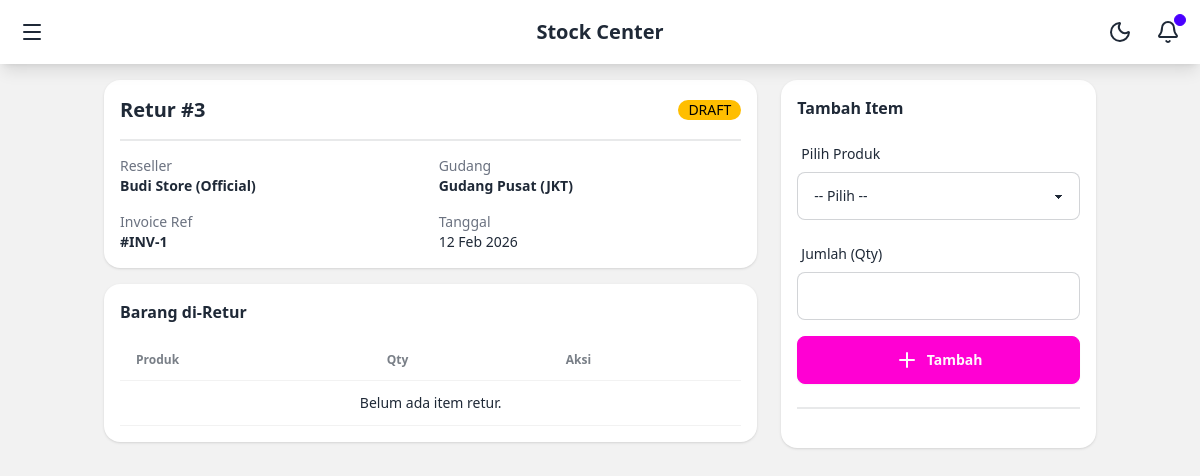
Screenshot of /returns/3/ (signed in) with the database file from the repository.
### core/models.py (models this page shows, shortened)
class ReturnHeader(models.Model):
    STATUS_CHOICES = [
        ('DRAFT', 'Draft'),
        ('FINAL', 'Final'),
    ]
    reseller = models.ForeignKey(Reseller, on_delete=models.CASCADE)
    warehouse = models.ForeignKey(Warehouse, on_delete=models.CASCADE)
    invoice = models.ForeignKey(Invoice, on_delete=models.CASCADE)
    status = models.CharField(max_length=10, choices=STATUS_CHOICES, default='DRAFT')
    created_at = models.DateTimeField(auto_now_add=True)

class Reseller(models.Model):
    user = models.OneToOneField(User, on_delete=models.SET_NULL, null=True, blank=True, related_name='reseller_profile')
    name = models.CharField(max_length=255)
    phone = models.CharField(max_length=20)
    address = models.TextField()
    credit_limit = models.DecimalField(max_digits=12, decimal_places=2, default=0)
    current_balance = models.DecimalField(max_digits=12, decimal_places=2, default=0)

class Warehouse(models.Model):
    name = models.CharField(max_length=255)
    location = models.CharField(max_length=255)
    is_active = models.BooleanField(default=True)

class Invoice(models.Model):
    STATUS_CHOICES = [
        ('UNPAID', 'Unpaid'),
        ('PARTIAL', 'Partially Paid'),
        ('PAID', 'Paid'),
    ]
    reseller = models.ForeignKey(Reseller, on_delete=models.CASCADE)
    transaction = models.ForeignKey(Transaction, on_delete=models.CASCADE)
    total_amount = models.DecimalField(max_digits=12, decimal_places=2)
    paid_amount = models.DecimalField(max_digits=12, decimal_places=2, default=0)
    status = models.CharField(max_length=10, choices=STATUS_CHOICES, default='UNPAID')
    created_at = models.DateTimeField(auto_now_add=True)

### core/views.py (the view, shortened to what this page needs)
# urls.py: path('returns/<int:pk>/', views.ReturnDetailView.as_view(), name='return_detail'),
@method_decorator(login_required, name='dispatch')
class ReturnDetailView(DetailView):
    model = ReturnHeader
    template_name = 'return/detail.html'
    context_object_name = 'return_header'
    def get_queryset(self):
        queryset = super().get_queryset()
        if hasattr(self.request.user, 'reseller_profile'):
            queryset = queryset.filter(reseller=self.request.user.reseller_profile)
        return queryset
    def get_context_data(self, **kwargs):
        context = super().get_context_data(**kwargs)
        context['variants'] = Variant.objects.all() # For dropdown
        return context

### templates/return/detail.html (shortened to what this page needs)
{% extends 'base.html' %}
{% block content %}
<div class="grid grid-cols-1 lg:grid-cols-3 gap-6">
    <div class="lg:col-span-2">
        <div class="bg-base-100 shadow rounded-box p-4 mb-4">
            <div class="flex justify-between items-center">
                <h2 class="text-xl font-bold">Retur #{{ return_header.id }}</h2>
                <div class="badge {% if return_header.status == 'FINAL' %}badge-success{% else %}badge-warning{% endif %}">
                    {{ return_header.status }}
                </div>
            </div>
            <div class="divider my-2"></div>
            <div class="grid grid-cols-2 gap-4 text-sm">
                <div>
                    <span class="block text-gray-500">Reseller</span>
                    <span class="font-semibold">{{ return_header.reseller.name }}</span>
                </div>
                <div>
                    <span class="block text-gray-500">Gudang</span>
                    <span class="font-semibold">{{ return_header.warehouse.name }}</span>
                </div>
                <div>
                    <span class="block text-gray-500">Invoice Ref</span>
                    <span class="font-semibold">#INV-{{ return_header.invoice.id }}</span>
                </div>
                <div>
                    <span class="block text-gray-500">Tanggal</span>
                    <span>{{ return_header.created_at|date:"d M Y" }}</span>
                </div>
            </div>
        </div>
        <div class="bg-base-100 shadow rounded-box p-4">
            <h3 class="font-bold mb-4">Barang di-Retur</h3>
            <table class="table w-full">
                <thead>
                    <tr>
                        <th>Produk</th>
                        <th>Qty</th>
                        {% if return_header.status == 'DRAFT' %}<th>Aksi</th>{% endif %}
                    </tr>
                </thead>
                <tbody>
                    {% for item in return_header.details.all %}
                    <tr>
                        <td>
                            <div class="font-bold">{{ item.variant.product.name }}</div>
                            <div class="text-xs">{{ item.variant.sku }}</div>
                        </td>
                        <td>{{ item.qty }}</td>
                        {% if return_header.status == 'DRAFT' %}
                        <td>
                            <form method="post" class="inline">
                                {% csrf_token %}
                                <input type="hidden" name="detail_id" value="{{ item.id }}">
                                <button type="submit" name="remove_item" class="btn btn-ghost btn-xs text-error">
                                    <i data-lucide="trash-2"></i>
                                </button>
                            </form>
                        </td>
                        {% endif %}
                    </tr>
                    {% empty %}
                    <tr>
                        <td colspan="3" class="text-center">Belum ada item retur.</td>
                    </tr>
                    {% endfor %}
                </tbody>
            </table>
        </div>
    </div>
    <div class="lg:col-span-1">
        {% if return_header.status == 'DRAFT' %}
        <div class="bg-base-100 shadow rounded-box p-4 sticky top-4">
            <h3 class="font-bold mb-4">Tambah Item</h3>
            <form method="post">
                <div class="form-control w-full mb-4">
                    <label class="label"><span class="label-text">Pilih Produk</span></label>
                    <select name="variant" id="variant-select" class="select select-bordered w-full" required>
                        <option value="">-- Pilih --</option>
                    </select>
                </div>
                <div class="form-control w-full mb-4">
                    <label class="label"><span class="label-text">Jumlah (Qty)</span></label>
                    <input type="number" name="qty" class="input input-bordered w-full" min="1" required>
                </div>
                <button type="submit" class="btn btn-secondary w-full">
                    <i data-lucide="plus"></i> Tambah
                </button>
            </form>
            <div class="divider"></div>
        </div>
        {% endif %}
    </div>
</div>
{% endblock %}

### templates/base.html (style rules this page uses)
body { font-family: ui-sans-serif, system-ui, -apple-system, BlinkMacSystemFont, "Segoe UI", Roboto, "Helvetica Neue", Arial, "Noto Sans", sans-serif; }

### rows the page displays
ReturnHeader: id "3", status "DRAFT", reseller.name "Budi Store (Official)", warehouse.name "Gudang Pusat (JKT)", invoice.id "1", created_at "12 Feb 2026"
